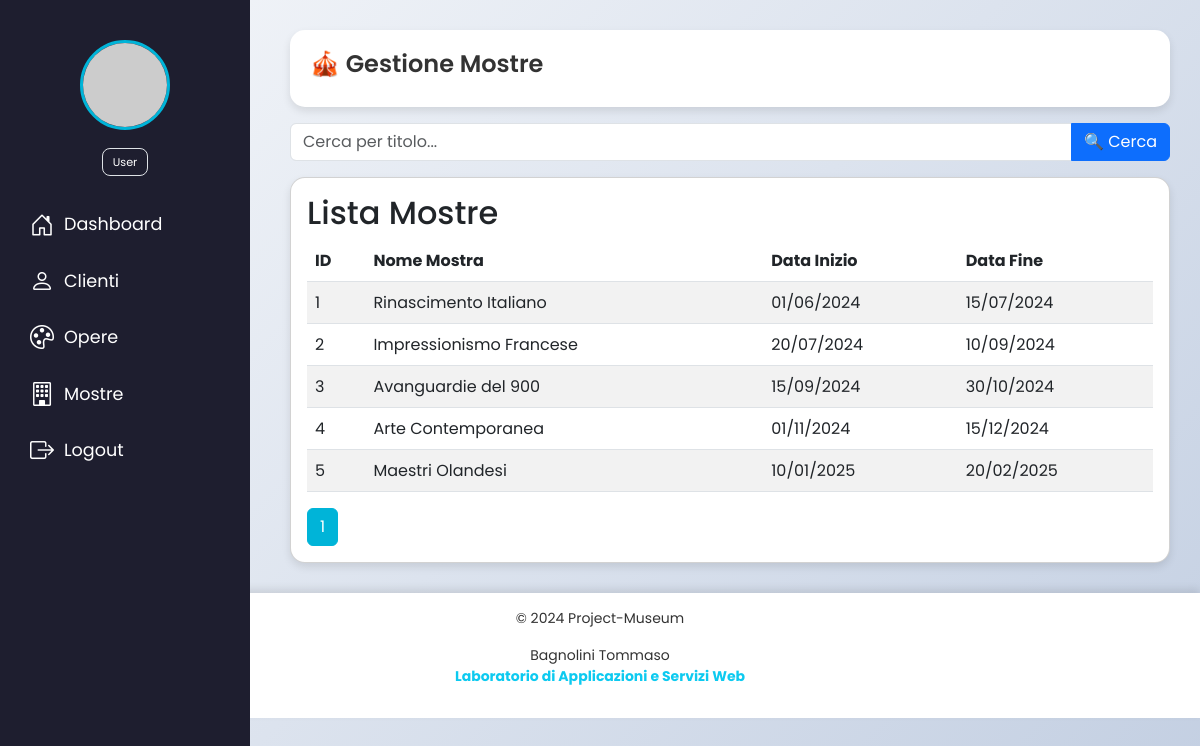
The app's page /azioni/gestione_mostre.php (signed in) with its own data.
### tables this page shows
CREATE TABLE `mostre` (
  `mos_id` int(11) UNSIGNED NOT NULL AUTO_INCREMENT,
  `mos_nome` varchar(255) NOT NULL,
  `mos_data_inizio` date NOT NULL,
  `mos_data_fine` date NOT NULL,
  PRIMARY KEY (`mos_id`)
);

### config/Database.php (called while the page is built, shortened)
<?php
class Database implements IDatabase {
    private $host = DB_HOST;
    private $user = DB_USER;
    private $pass = DB_PASS;
    private $dbname = DB_NAME;
    private $dbh;
    private $stmt;
    public function __construct($host = null, $user = null, $pass = null, $dbname = null) {
        $this->host = $host ?? $this->host;
        $this->user = $user ?? $this->user;
        $this->pass = $pass ?? $this->pass;
        $this->dbname = $dbname ?? $this->dbname;
        $dsn = "mysql:host={$this->host};dbname={$this->dbname}";
        $opt = [
            PDO::ATTR_PERSISTENT => false,
            PDO::ATTR_ERRMODE => PDO::ERRMODE_EXCEPTION
        ];
        try {
            $this->dbh = new PDO($dsn, $this->user, $this->pass, $opt);
            $this->dbh->exec("SET NAMES 'utf8'");
        } catch (PDOException $e) {
            die("❌ Errore connessione al DB: " . $e->getMessage());
        }
    }
    public function query($sql): void {
        $this->stmt = $this->dbh->prepare($sql);
    }
    public function execute($data = null): bool {
        try {
            return $this->stmt->execute($data);
        } catch (PDOException $e) {
            die("❌ Errore relativo al PDO: " . $e->getMessage());
        }
    }
    public function resultset(): array {
        $this->execute();
        return $this->stmt->fetchAll(PDO::FETCH_ASSOC);
    }
}

### inc/require.php (called while the page is built, shortened)
<?php
$base = __DIR__ . '/../';
require_once $base . 'config/Database.php';
require_once $base . 'classi/Utils.php';
require_once $base . 'classi/Cliente.php';
require_once $base . 'classi/Opera.php';
require_once $base . 'classi/Mostra.php';
require_once $base . 'classi/Utente.php';
try {
    $dbo = new Database();
} catch (Exception $e) {
    exit("❌ Errore di connessione al Database '$dbo->dbname': " . $e->getMessage());
}

### classi/Mostra.php (called while the page is built, shortened)
<?php
require_once __DIR__ . '/../inc/require.php';
class Mostra
{
    static protected $tabella = 'mostre';
    static function getMostre($where = "", $bind = [])
    {
        global $dbo;
        $query = "SELECT * FROM " . self::$tabella . " WHERE 1 $where";
        $dbo->query($query);
        $dbo->execute($bind);
        return $dbo->resultset();
    }
}
?>

### classi/Utils.php (called while the page is built, shortened)
<?php
require_once __DIR__ . '/../inc/require.php';
class Utils
{
    public static function raw2date($raw)
    {
        $d = explode('-', $raw);
        $g = $d[2];
        $m = $d[1];
        $a = $d[0];
        return "$g/$m/$a";
    }
}

### azioni/gestione_mostre.php (the view, shortened to what this page needs)
<?php
require_once __DIR__ . '/../inc/require.php';
require_once __DIR__ . '/../classi/Utils.php';
require_once __DIR__ . '/../inc/head.php';
$limit = 5;
$page = $_GET['page'] ?? 1;
$offset = ($page - 1) * $limit;
$total_mostre = count(Mostra::getMostre());
$total_pages = ceil($total_mostre / $limit);
$search = $_GET['search'] ?? '';
$where = '';
$bind = [];
$mostre = Mostra::getMostre("$where LIMIT $limit OFFSET $offset", $bind);
?>
<!DOCTYPE html>
<html lang="it">
<body>
    <?php require_once __DIR__ . '/../inc/sidebar.php'; ?>
    <div class="container-custom">
        <div class="dashboard-header">
            <h1>🎪 Gestione Mostre</h1>
        </div>
        <form method="GET" class="my-3">
            <div class="input-group">
                <input type="text" name="search" class="form-control" placeholder="Cerca per titolo..." value="<?= htmlspecialchars($search) ?>">
                <button type="submit" class="btn btn-primary">🔍 Cerca</button>
            </div>
        </form>
        <div class="card card-custom p-3">
            <h2>Lista Mostre</h2>
            <table class="table table-striped table-hover">
                <thead>
                    <tr>
                        <th>ID</th>
                        <th>Nome Mostra</th>
                        <th>Data Inizio</th>
                        <th>Data Fine</th>
                    </tr>
                </thead>
                <tbody>
                    <?php foreach ($mostre as $mostra): ?>
                        <tr>
                            <td><?= $mostra['mos_id'] ?></td>
                            <td><?= htmlspecialchars($mostra['mos_nome']) ?></td>
                            <td><?= htmlspecialchars(Utils::raw2date($mostra['mos_data_inizio'])) ?></td>
                            <td><?= htmlspecialchars(Utils::raw2date($mostra['mos_data_fine'])) ?></td>
                        </tr>
                    <?php endforeach; ?>
                </tbody>
            </table>
            <nav>
                <ul class="pagination mb-0">
                    <?php for ($i = 1; $i <= $total_pages; $i++): ?>
                        <li class="page-item <?= ($i == $page) ? 'active' : '' ?>">
                            <a class="page-link" href="?page=<?= $i ?>"><?= $i ?></a>
                        </li>
                    <?php endfor; ?>
                </ul>
            </nav>
        </div>
    </div>
    <?php require_once __DIR__ . '/../inc/footer.php'; ?>
</body>
</html>

### css/app.css (style rules this page uses)
* { margin: 0; padding: 0; box-sizing: border-box; }
body { font-family: 'Poppins', sans-serif; background: linear-gradient(135deg, #f5f7fa, #c3cfe2); color: #333; min-height: 100vh; }
.dashboard-header { display: flex; justify-content: space-between; align-items: center; background: white; padding: 20px; border-radius: 15px; box-shadow: 0 4px 8px rgba(0, 0, 0, 0.1); }
.dashboard-header h1 { font-weight: 600; font-size: 24px; }
.container-custom { margin-left: 260px; padding: 30px; flex: 1; }
.pagination .page-item.active .page-link { background-color: #00b4d8; border-color: #00b4d8; }
.card-custom { border-radius: 15px; box-shadow: 0 4px 8px rgba(0, 0, 0, 0.1); }

### records on screen
mostre: mos_id "1", mos_nome "Rinascimento Italiano", mos_data_inizio "01/06/2024", mos_data_fine "15/07/2024"
mostre: mos_id "2", mos_nome "Impressionismo Francese", mos_data_inizio "20/07/2024", mos_data_fine "10/09/2024"
mostre: mos_id "3", mos_nome "Avanguardie del 900", mos_data_inizio "15/09/2024", mos_data_fine "30/10/2024"
mostre: mos_id "4", mos_nome "Arte Contemporanea", mos_data_inizio "01/11/2024", mos_data_fine "15/12/2024"
mostre: mos_id "5", mos_nome "Maestri Olandesi", mos_data_inizio "10/01/2025", mos_data_fine "20/02/2025"

### other values on screen
$user_role "User"
$label "Dashboard"
$label "Clienti"
$label "Opere"
$label "Mostre"
